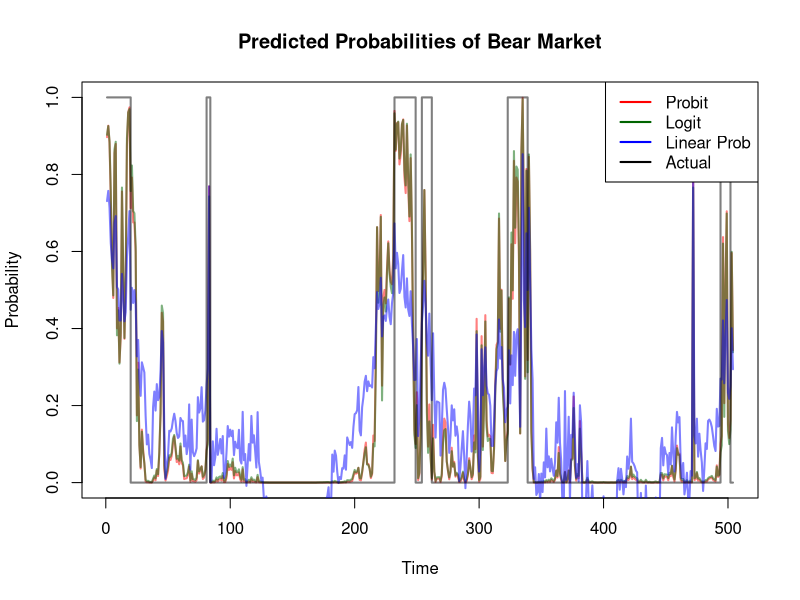

Here is the R script that generated this plot:
dt <- read.csv("./Equity_Premium.csv")
dfy <- dt$x_dfy
infl <- dt$x_infl
svar <- dt$x_svar
tms <- dt$x_tms
tbl <- dt$x_tbl
dfr <- dt$x_dfr
dp <- dt$x_dp
ltr <- dt$x_ltr
ep <- dt$x_ep
bmr <- dt$x_bmr
ntis <- dt$x_ntis

# Initialize all periods as bear markets (y = 1)
y <- rep(1, nrow(dt))

# Define bull market periods (y = 0)
# Converting dates to indices (assuming monthly data from 1981)
bull_periods <- list(
  c(20:80),     # August 1982 to August 1987
  c(84:231),    # December 1987 to March 2000
  c(249:253),   # September 2001 to January 2002
  c(262:322),   # October 2002 to October 2007
  c(339:470),   # March 2009 to February 2020
  c(471:493),   # March 2020 to January 2022
  c(502:504)    # October 2022 to December 2022
)

# Mark bull market periods as 0
for(period in bull_periods) {
  y[period] <- 0
}

x <- cbind(1, dfy, infl, svar, tms, tbl, dfr, dp, ltr, ep, bmr, ntis)

# First get initial values using linear probability model
lpm <- lm(y ~ x - 1)
init_values <- coef(lpm)

# Negative log-likelihood functions
probit_nll <- function(beta) {
    xb <- x %*% beta
    p <- pnorm(xb)
    # Avoid log(0)
    p[p < 1e-10] <- 1e-10
    p[p > 1-1e-10] <- 1-1e-10
    -sum(y * log(p) + (1-y) * log(1-p))
}

logit_nll <- function(beta) {
    xb <- x %*% beta
    p <- 1/(1 + exp(-xb))
    # Avoid log(0)
    p[p < 1e-10] <- 1e-10
    p[p > 1-1e-10] <- 1-1e-10
    -sum(y * log(p) + (1-y) * log(1-p))
}

# Fit models using optim
probit_fit <- optim(init_values, probit_nll, method = "BFGS",
                    control = list(maxit = 1000))
logit_fit <- optim(init_values, logit_nll, method = "BFGS",
                   control = list(maxit = 1000))

# Check convergence
cat("\nProbit convergence:", probit_fit$convergence == 0)
cat("\nLogit convergence:", logit_fit$convergence == 0)

cat("\n")

# Get predicted probabilities
probit_pred <- pnorm(x %*% probit_fit$par)
logit_pred <- 1 / (1 + exp(-x %*% logit_fit$par))
lpm_pred <- x %*% init_values

# Plot results
png("./img/plot.png", width = 800, height = 600)
plot(probit_pred, type = "l", col = adjustcolor("red", alpha=0.5), ylim = c(0, 1),
     main = "Predicted Probabilities of Bear Market",
     xlab = "Time", ylab = "Probability", lwd = 2)
lines(logit_pred, col = adjustcolor("darkgreen", alpha=0.5), lwd = 2)
lines(lpm_pred, col = adjustcolor("blue", alpha=0.5), lwd = 2)
lines(y, col = adjustcolor("black", alpha=0.5), lwd = 2, type = "s")
legend("topright", 
       legend = c("Probit", "Logit", "Linear Prob", "Actual"),
       col = c("red", "darkgreen", "blue", "black"),
       lwd = 2,
       lty = 1)
dev.off()

# Calculate score values
probit_score <- function(beta) {
    xb <- x %*% beta
    p <- pnorm(xb)
    lambda <- dnorm(xb)/(p * (1-p))
    score <- (y - p) * lambda
    colSums(sweep(x, 1, score, "*"))
}

logit_score <- function(beta) {
    xb <- x %*% beta
    p <- 1/(1 + exp(-xb))
    score <- y - p
    colSums(sweep(x, 1, score, "*"))
}

cat("\nProbit Model Score Values:\n")
print(probit_score(probit_fit$par))
cat("\nLogit Model Score Values:\n")
print(logit_score(logit_fit$par))
